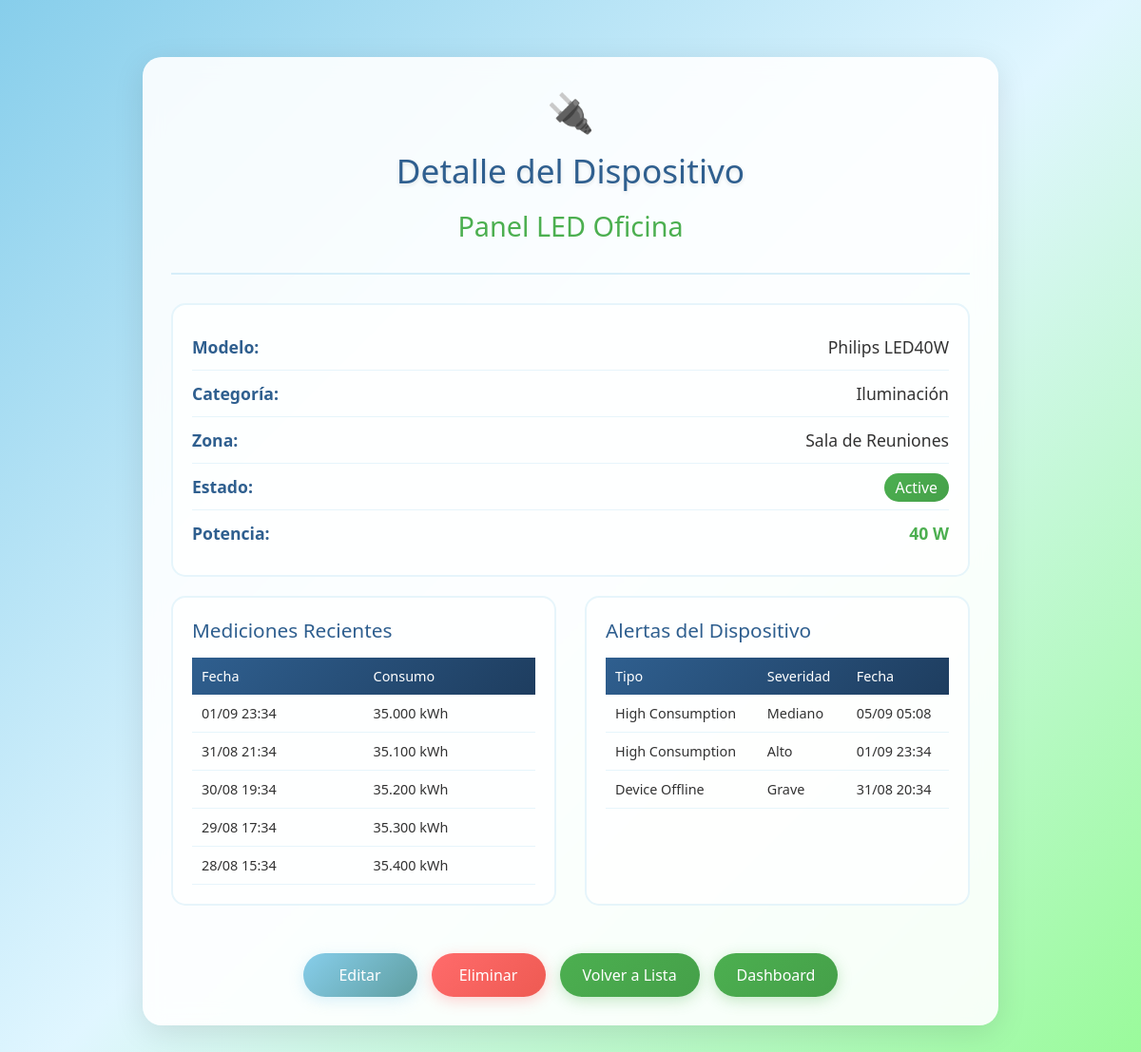
/devices/2/, run on the app's committed database.
### dispositivos/models.py (models this page shows, shortened)
class Device(models.Model):
    STATUS_CHOICES = [
        ('active', 'Active'),
        ('inactive', 'Inactive'),
        ('maintenance', 'Under Maintenance'),
    ]
    organization = models.ForeignKey(Organization, on_delete=models.CASCADE, related_name='devices')
    name = models.CharField(max_length=150)
    model = models.CharField(max_length=100)
    power_watts = models.PositiveIntegerField(help_text="Power in watts")
    category = models.ForeignKey(Category, on_delete=models.CASCADE, related_name='devices')
    zone = models.ForeignKey(Zone, on_delete=models.CASCADE, related_name='devices')
    status = models.CharField(max_length=20, choices=STATUS_CHOICES, default='active')
    consumption = models.IntegerField(help_text="Current consumption in watts")
    created_at = models.DateTimeField(auto_now_add=True)
    updated_at = models.DateTimeField(auto_now=True)
    deleted_at = models.DateTimeField(null=True, blank=True)
    class Meta:
        unique_together = ['name', 'zone']

class Category(models.Model):
    organization = models.ForeignKey(Organization, on_delete=models.CASCADE, related_name='categories')
    name = models.CharField(max_length=100)
    description = models.TextField(blank=True, null=True)
    created_at = models.DateTimeField(auto_now_add=True)
    updated_at = models.DateTimeField(auto_now=True)
    deleted_at = models.DateTimeField(null=True, blank=True)
    class Meta:
        verbose_name_plural = "Categories"
        unique_together = ['name', 'organization']

class Zone(models.Model):
    organization = models.ForeignKey(Organization, on_delete=models.CASCADE, related_name='zones')
    name = models.CharField(max_length=100)
    description = models.TextField(blank=True, null=True)
    location = models.CharField(max_length=200)
    max_capacity = models.DecimalField(max_digits=10, decimal_places=2, help_text="Maximum capacity in kW")
    created_at = models.DateTimeField(auto_now_add=True)
    updated_at = models.DateTimeField(auto_now=True)
    deleted_at = models.DateTimeField(null=True, blank=True)
    class Meta:
        unique_together = ['name', 'organization']

class Measurement(models.Model):
    organization = models.ForeignKey(Organization, on_delete=models.CASCADE, related_name='measurements')
    device = models.ForeignKey(Device, on_delete=models.CASCADE, related_name='measurements')
    consumption_kwh = models.DecimalField(max_digits=10, decimal_places=3)
    timestamp = models.DateTimeField(default=timezone.now)
    created_at = models.DateTimeField(auto_now_add=True)
    updated_at = models.DateTimeField(auto_now=True)
    deleted_at = models.DateTimeField(null=True, blank=True)
    class Meta:
        verbose_name_plural = "Measurements"
        ordering = ['-timestamp']

class Alert(models.Model):
    TYPE_CHOICES = [
        ('high_consumption', 'High Consumption'),
        ('device_offline', 'Device Offline'),
        ('zone_limit_exceeded', 'Zone Limit Exceeded'),
    ]
    SEVERITY_CHOICES = [
    ('grave', 'Grave'),     # Cambiar 'Grave' por 'grave'
    ('alta', 'Alta'),       # Cambiar 'Alto' por 'alta'
    ('media', 'Media'),     # Cambiar 'Mediano' por 'media'
    ]
    STATUS_CHOICES = [
        ('active', 'Active'),
        ('resolved', 'Resolved'),
        ('dismissed', 'Dismissed'),
    ]
    organization = models.ForeignKey(Organization, on_delete=models.CASCADE, related_name='alerts')
    device = models.ForeignKey(Device, on_delete=models.CASCADE, related_name='alerts')
    alert_type = models.CharField(max_length=20, choices=TYPE_CHOICES)
    message = models.TextField()
    severity = models.CharField(max_length=10, choices=SEVERITY_CHOICES)
    alert_date = models.DateTimeField(default=timezone.now)
    status = models.CharField(max_length=15, choices=STATUS_CHOICES, default='active')
    created_at = models.DateTimeField(auto_now_add=True)
    updated_at = models.DateTimeField(auto_now=True)
    deleted_at = models.DateTimeField(null=True, blank=True)
    class Meta:
        ordering = ['-alert_date']

### dispositivos/views.py (the view)
# urls.py: path('devices/<int:device_id>/', device_detail, name='device_detail'),  # HU3 - Detalle
def device_detail(request, device_id):
    organization = Organization.objects.first()  # Temporal
    device = get_object_or_404(Device, id=device_id, organization=organization)
    measurements = Measurement.objects.filter(device=device).order_by('-timestamp')[:20]
    alerts = Alert.objects.filter(device=device).order_by('-alert_date')[:10]
    context = {
        'device': device,
        'measurements': measurements,
        'alerts': alerts,
    }
    return render(request, "dispositivos/device_detail.html", context)

### dispositivos/templates/dispositivos/device_detail.html (shortened to what this page needs)
<!DOCTYPE html>
<html lang="es">
  <head>
  </head>
  <body>
    <div class="container">
      <div class="header">
        <div class="device-icon">🔌</div>
        <h1>Detalle del Dispositivo</h1>
        <h2>{{ device.name }}</h2>
      </div>
      <div class="device-info">
        <div class="info-card">
          <div class="info-row">
            <span class="info-label">Modelo:</span>
            <span class="info-value">{{ device.model }}</span>
          </div>
          <div class="info-row">
            <span class="info-label">Categoría:</span>
            <span class="info-value">{{ device.category.name }}</span>
          </div>
          <div class="info-row">
            <span class="info-label">Zona:</span>
            <span class="info-value">{{ device.zone.name }}</span>
          </div>
          <div class="info-row">
            <span class="info-label">Estado:</span>
            <span class="info-value">
              {% if device.status == 'active' %}
              <span class="status-active">{{ device.get_status_display }}</span>
              {% else %}
              <span class="status-inactive"
                >{{ device.get_status_display }}</span
              >
              {% endif %}
            </span>
          </div>
          <div class="info-row">
            <span class="info-label">Potencia:</span>
            <span class="info-value power-value"
              >{{ device.power_watts }} W</span
            >
          </div>
        </div>
      </div>
      <div class="content-grid">
        <div class="info-card">
          <h3 class="section-title">Mediciones Recientes</h3>
          {% if measurements %}
          <table class="data-table">
            <thead>
              <tr>
                <th>Fecha</th>
                <th>Consumo</th>
              </tr>
            </thead>
            <tbody>
              {% for measurement in measurements %}
              <tr>
                <td>{{ measurement.timestamp|date:"d/m H:i" }}</td>
                <td>{{ measurement.consumption_kwh }} kWh</td>
              </tr>
              {% endfor %}
            </tbody>
          </table>
          {% else %}
          <div class="empty-state">No hay mediciones disponibles</div>
          {% endif %}
        </div>
        <div class="info-card">
          <h3 class="section-title">Alertas del Dispositivo</h3>
          {% if alerts %}
          <table class="data-table">
            <thead>
              <tr>
                <th>Tipo</th>
                <th>Severidad</th>
                <th>Fecha</th>
              </tr>
            </thead>
            <tbody>
              {% for alert in alerts %}
              <tr>
                <td>{{ alert.get_alert_type_display }}</td>
                <td>{{ alert.severity }}</td>
                <td>{{ alert.alert_date|date:"d/m H:i" }}</td>
              </tr>
              {% endfor %}
            </tbody>
          </table>
          {% else %}
          <div class="empty-state">No hay alertas para este dispositivo</div>
          {% endif %}
        </div>
      </div>
      <div class="actions">
        <a href="{% url 'editar_dispositivo' device.id %}" class="btn btn-edit"
          >Editar</a
        >
        <a
          href="{% url 'eliminar_dispositivo' device.id %}"
          class="btn btn-delete"
          >Eliminar</a
        >
        <a href="{% url 'device_list' %}" class="btn btn-back"
          >Volver a Lista</a
        >
        <a href="{% url 'dashboard' %}" class="btn btn-back">Dashboard</a>
      </div>
    </div>
  </body>
</html>

### dispositivos/templates/dispositivos/device_detail.html (style rules this page uses)
* { margin: 0; padding: 0; box-sizing: border-box; }
body { font-family: "Segoe UI", Tahoma, Geneva, Verdana, sans-serif; background: linear-gradient( 135deg, #87ceeb 0%, #e0f6ff 50%, #98fb98 100% ); min-height: 100vh; padding: 20px; }
.container { max-width: 900px; margin: 40px auto; background: rgba(255, 255, 255, 0.9); backdrop-filter: blur(10px); border-radius: 20px; box-shadow: 0 8px 32px rgba(0, 0, 0, 0.1); padding: 30px; }
.header { text-align: center; margin-bottom: 30px; padding-bottom: 20px; border-bottom: 2px solid rgba(135, 206, 235, 0.3); }
h1 { color: #2f5f8f; margin-bottom: 15px; font-weight: 300; font-size: 2.2em; text-shadow: 0 2px 4px rgba(0, 0, 0, 0.1); }
h2 { color: #4caf50; font-size: 1.8em; font-weight: 500; margin-bottom: 10px; }
.content-grid { display: grid; grid-template-columns: 1fr 1fr; gap: 30px; margin-bottom: 30px; }
.device-info { grid-column: span 2; }
.info-card { background: rgba(255, 255, 255, 0.7); padding: 20px; border-radius: 15px; border: 2px solid rgba(135, 206, 235, 0.2); transition: all 0.3s ease; margin-bottom: 20px; }
.info-row { display: flex; justify-content: space-between; align-items: center; padding: 12px 0; border-bottom: 1px solid rgba(135, 206, 235, 0.2); }
.info-row:last-child { border-bottom: none; }
.info-label { font-weight: 600; color: #2f5f8f; font-size: 1.1em; }
.info-value { color: #333; font-size: 1.1em; text-align: right; }
.power-value { color: #4caf50; font-weight: 700; }
.status-active { background: linear-gradient(135deg, #4caf50, #45a049); color: white; padding: 4px 12px; border-radius: 15px; font-size: 0.9em; font-weight: 500; }
.section-title { color: #2f5f8f; font-size: 1.3em; margin-bottom: 15px; font-weight: 500; }
.data-table { width: 100%; border-collapse: collapse; margin-top: 10px; }
.data-table thead { background: linear-gradient(135deg, #2f5f8f, #1e3d5f); }
.data-table th { color: white; padding: 10px; text-align: left; font-weight: 500; font-size: 0.9em; }
.data-table tbody tr { border-bottom: 1px solid rgba(135, 206, 235, 0.2); transition: all 0.3s ease; }
.data-table td { padding: 10px; color: #333; font-size: 0.9em; }
.actions { display: flex; gap: 15px; justify-content: center; flex-wrap: wrap; margin-top: 30px; }
.btn { padding: 12px 24px; text-decoration: none; border-radius: 25px; font-size: 16px; font-weight: 500; transition: all 0.3s ease; display: inline-block; text-align: center; min-width: 120px; }
.btn-edit { background: linear-gradient(135deg, #87ceeb, #5f9ea0); color: white; box-shadow: 0 4px 15px rgba(135, 206, 235, 0.3); }
.btn-delete { background: linear-gradient(135deg, #ff6b6b, #ee5a52); color: white; box-shadow: 0 4px 15px rgba(255, 107, 107, 0.3); }
.btn-back { background: linear-gradient(135deg, #4caf50, #45a049); color: white; box-shadow: 0 4px 15px rgba(76, 175, 80, 0.3); }
.device-icon { font-size: 2.5em; margin-bottom: 10px; }

### data on the page
Device: name "Panel LED Oficina", model "Philips LED40W", category.name "Iluminación", zone.name "Sala de Reuniones", status "Active", power_watts "40"
Measurement: timestamp "01/09 23:34", consumption_kwh "35.000"
Measurement: timestamp "31/08 21:34", consumption_kwh "35.100"
Measurement: timestamp "30/08 19:34", consumption_kwh "35.200"
Measurement: timestamp "29/08 17:34", consumption_kwh "35.300"
Measurement: timestamp "28/08 15:34", consumption_kwh "35.400"
Alert: alert_type "High Consumption", severity "Mediano", alert_date "05/09 05:08"
Alert: alert_type "High Consumption", severity "Alto", alert_date "01/09 23:34"
Alert: alert_type "Device Offline", severity "Grave", alert_date "31/08 20:34"
